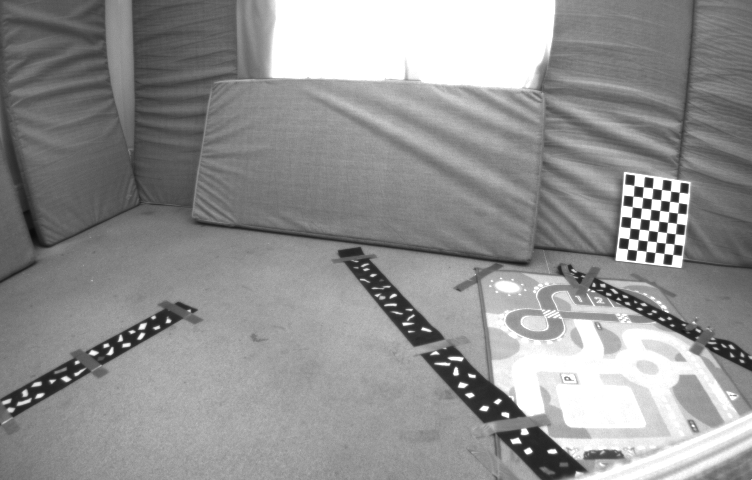
//> input picture data/euroc/frame0.png, 752 x 480 px
$ ./frontend_harris_lk ../data/euroc/frame0.png ../data/euroc/frame1.png   (built with g++ and OpenCV 4)
//> lines starting //> are read from the running program, lines starting //| are printed output that depends on the picture; after the words box and inside, x2 and y2 are one past the last pixel; in counts of white or black regions, pixels touching at a corner belong together
#include <opencv2/imgcodecs.hpp>
#include <opencv2/imgproc.hpp>
#include <opencv2/video/tracking.hpp>
#include <opencv2/highgui.hpp>

#include <chrono>
#include <filesystem>
#include <iomanip>
#include <iostream>
#include <string>
#include <vector>

namespace fs = std::filesystem;
using Clock = std::chrono::steady_clock;

static double ms_since(const Clock::time_point& start, const Clock::time_point& end) {
  return std::chrono::duration<double, std::milli>(end - start).count();
}

int main(int argc, char** argv) {
  if (argc != 3) {
    std::cerr << "usage: frontend_harris_lk <frame0> <frame1>\n";
    return 1;
  }

  const std::string frame0_path = argv[1];
  const std::string frame1_path = argv[2];
  const std::string vis_path = "/workspace/frontend_harris_lk_vis.png";

  const auto t0 = Clock::now();
  cv::Mat img0 = cv::imread(frame0_path, cv::IMREAD_UNCHANGED);
//> img0 is the input picture: 480 rows x 752 cols, CV_8UC1; min 10, max 255, mean 145.5
  cv::Mat img1 = cv::imread(frame1_path, cv::IMREAD_UNCHANGED);
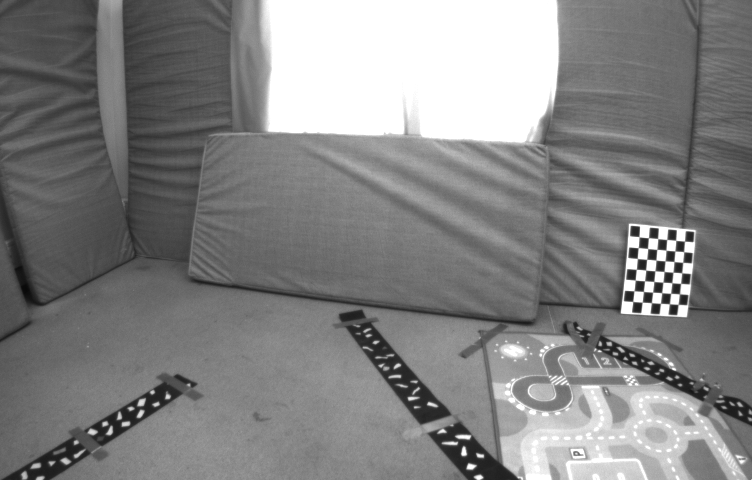
//> input picture data/euroc/frame1.png, 752 x 480 px
//> img1 is the input picture: 480 rows x 752 cols, CV_8UC1; min 8, max 255, mean 130.4
  const auto t1 = Clock::now();

  if (img0.empty() || img1.empty()) {
    std::cerr << "failed to load input images\n";
    return 1;
  }

  cv::Mat gray0, gray1;
  const auto t2_start = Clock::now();
  if (img0.channels() == 1) {
    gray0 = img0;
  } else {
    cv::cvtColor(img0, gray0, cv::COLOR_BGR2GRAY);
  }
  if (img1.channels() == 1) {
    gray1 = img1;
  } else {
    cv::cvtColor(img1, gray1, cv::COLOR_BGR2GRAY);
  }
  const auto t2_end = Clock::now();

  std::vector<cv::Point2f> points0;
  const auto t3_start = Clock::now();
  cv::goodFeaturesToTrack(
      gray0,
      points0,
      500,
      0.01,
      10.0,
      cv::Mat(),
      3,
      true,
      0.04);
//> points0 = 159 Points (x, y), first 12: [474, 376], [422, 329], [473, 395], [628, 239], [520, 442], [500, 400], [652, 179], [480, 409], [625, 196], [403, 323], [654, 253], [646, 242]
  const auto t3_end = Clock::now();

  std::vector<cv::Point2f> points1;
  std::vector<unsigned char> status;
  std::vector<float> err;
  const auto t4_start = Clock::now();
  cv::calcOpticalFlowPyrLK(
      gray0,
      gray1,
      points0,
      points1,
      status,
      err,
      cv::Size(21, 21),
      3,
      cv::TermCriteria(cv::TermCriteria::COUNT | cv::TermCriteria::EPS, 30, 0.01),
      0,
      1e-4);
//> points1 = 159 Points (x, y), first 12: [488.5, 502.1], [428.2, 403.8], [488.4, 520.3], [633.2, 291.4], [536.5, 560.5], [517.1, 520.2], [657.1, 229.4], [496.9, 527.1], [630.1, 247.9], [407.8, 397.4], [659.4, 304.1], [651.3, 293.4]; status = 159 values, max 1 at index 1, min 0 at index 0, mean 0.874; err = 159 values, max 96.19 at index 104, min 0 at index 0, mean 25.68
  const auto t4_end = Clock::now();

  std::vector<cv::Point2f> tracked0;
  std::vector<cv::Point2f> tracked1;
  tracked0.reserve(points0.size());
  tracked1.reserve(points1.size());
  for (size_t i = 0; i < status.size(); ++i) {
    if (status[i]) {
      tracked0.push_back(points0[i]);
      tracked1.push_back(points1[i]);
    }
  }
//> after the loop, tracked0 = 139 Points (x, y), first 12: [422, 329], [628, 239], [652, 179], [625, 196], [403, 323], [654, 253], [646, 242], [648, 221], [641, 196], [674, 235], [630, 218], [633, 176]; tracked1 = 139 Points (x, y), first 12: [428.2, 403.8], [633.2, 291.4], [657.1, 229.4], [630.1, 247.9], [407.8, 397.4], [659.4, 304.1], [651.3, 293.4], [653.2, 272.2], [646.2, 247.1], [679.4, 284.7], [635.2, 270.1], [638.1, 227.3]

  cv::Mat vis0, vis1;
  cv::cvtColor(gray0, vis0, cv::COLOR_GRAY2BGR);
  cv::cvtColor(gray1, vis1, cv::COLOR_GRAY2BGR);
  cv::Mat canvas(std::max(vis0.rows, vis1.rows), vis0.cols + vis1.cols, CV_8UC3, cv::Scalar(0, 0, 0));
  vis0.copyTo(canvas(cv::Rect(0, 0, vis0.cols, vis0.rows)));
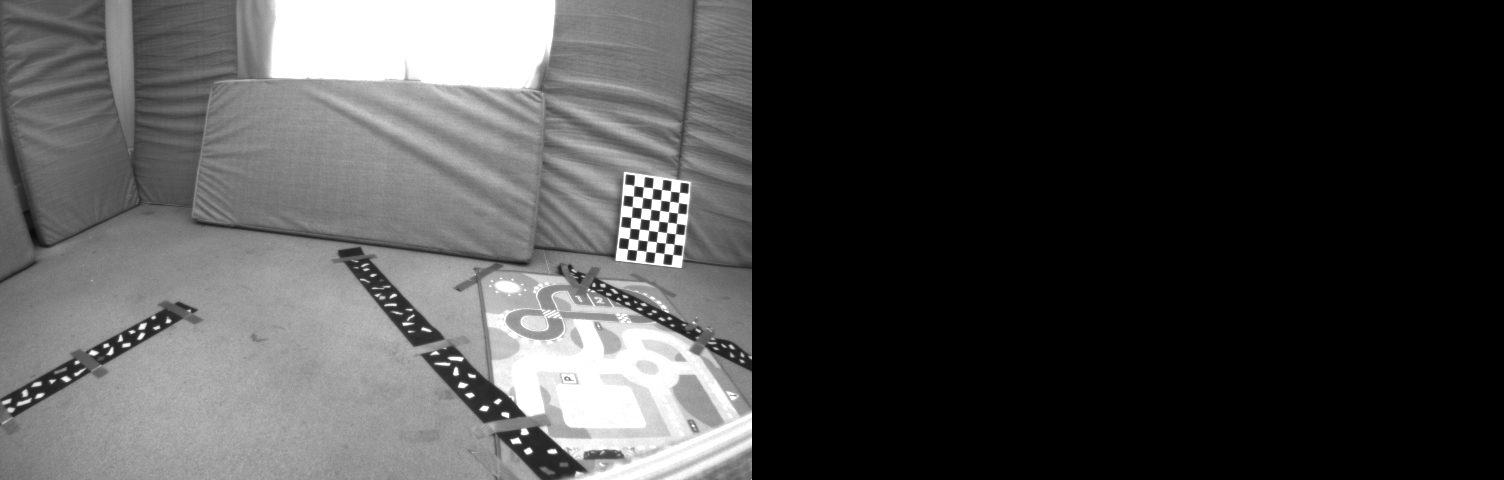
//> canvas: 480 rows x 1504 cols, CV_8UC3; min 0, max 255, mean 72.8
  vis1.copyTo(canvas(cv::Rect(vis0.cols, 0, vis1.cols, vis1.rows)));
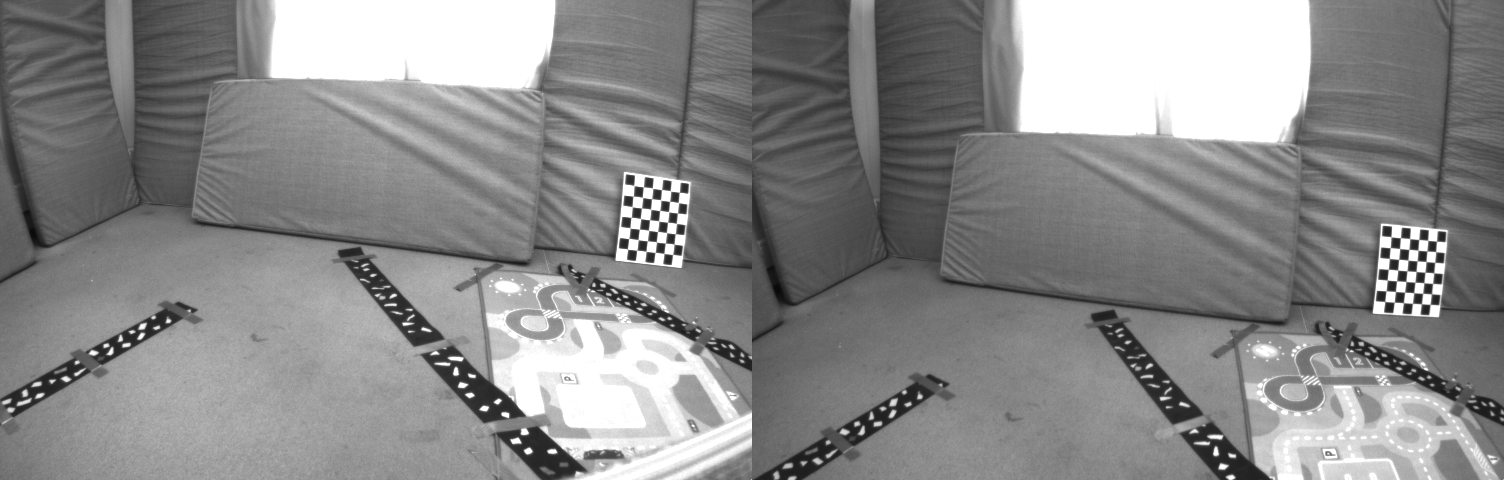
//> canvas: 480 rows x 1504 cols, CV_8UC3; min 8, max 255, mean 138

  for (size_t i = 0; i < tracked0.size(); ++i) {
    const cv::Point2f p0 = tracked0[i];
    const cv::Point2f p1 = tracked1[i] + cv::Point2f(static_cast<float>(vis0.cols), 0.0f);
    cv::circle(canvas, p0, 2, cv::Scalar(0, 255, 0), -1);
    cv::circle(canvas, p1, 2, cv::Scalar(0, 255, 255), -1);
    cv::line(canvas, p0, p1, cv::Scalar(255, 0, 0), 1);
  }
//> this loop made 139 passes
//> (p0, p1) on passes 1 to 12: (Point(422, 329), Point(1180.2, 403.8)), (Point(628, 239), Point(1385.2, 291.4)), (Point(652, 179), Point(1409.1, 229.4)), (Point(625, 196), Point(1382.1, 247.9)), (Point(403, 323), Point(1159.8, 397.4)), (Point(654, 253), Point(1411.3, 304)), (Point(646, 242), Point(1403.3, 293.4)), (Point(648, 221), Point(1405.2, 272.2)), (Point(641, 196), Point(1398.2, 247.1)), (Point(674, 235), Point(1431.4, 284.7)), (Point(630, 218), Point(1387.2, 270.1)), (Point(633, 176), Point(1390.1, 227.3))
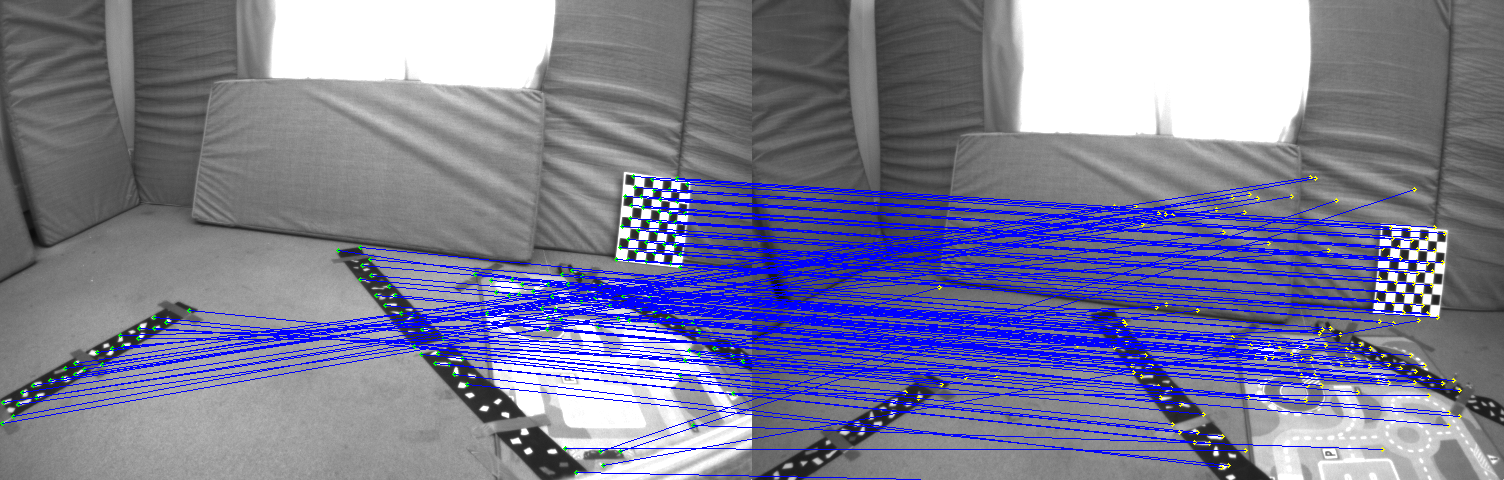
//> canvas: 480 rows x 1504 cols, CV_8UC3; 11.85% of pixels changed, all inside (x1, y1, x2, y2) = (0, 174, 1462, 480)

  if (!cv::imwrite(vis_path, canvas)) {
    std::cerr << "failed to save visualization to " << vis_path << "\n";
    return 1;
  }
  const auto t5 = Clock::now();

  const double harris_ms = ms_since(t3_start, t3_end);
  const double lk_ms = ms_since(t4_start, t4_end);
  const double total_ms = harris_ms + lk_ms;

  std::cout << std::fixed << std::setprecision(3);
  std::cout << "[frontend] frame0: " << frame0_path << "\n";
  std::cout << "[frontend] frame1: " << frame1_path << "\n";
  std::cout << "[frontend] image_size: " << gray0.cols << "x" << gray0.rows << "\n";
//| [frontend] image_size: 752x480
  std::cout << "[frontend] detected_points: " << points0.size() << "\n";
//| [frontend] detected_points: 159
  std::cout << "[frontend] tracked_points: " << tracked0.size() << "\n";
//| [frontend] tracked_points: 139
  std::cout << "[frontend] load_ms: " << ms_since(t0, t1) << "\n";
  std::cout << "[frontend] gray_ms: " << ms_since(t2_start, t2_end) << "\n";
  std::cout << "[frontend] harris_ms: " << harris_ms << "\n";
  std::cout << "[frontend] lk_ms: " << lk_ms << "\n";
  std::cout << "[frontend] total_ms: " << total_ms << "\n";
  std::cout << "[frontend] saved_vis: " << vis_path << "\n";

  return 0;
}
